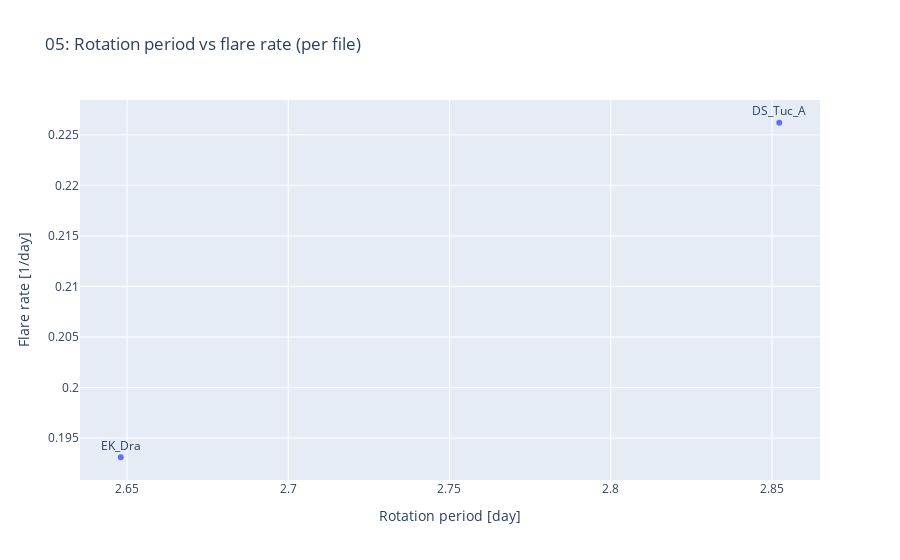

This figure's notebook cell:
### Code cell
if "df_star" not in globals():
    print("先に上のセルを実行して df_star を作成してください。")
else:
    fig_scatter = px.scatter(
        df_star,
        x="per",
        y="flare_ratio",
        text="star",
        labels={"per": "Rotation period [day]", "flare_ratio": "Flare rate [1/day]"},
        title="05: Rotation period vs flare rate (per file)",
    )
    fig_scatter.update_traces(textposition="top center")
    fig_scatter.show()

### Figure 1 — Plotly figure (JSON) as saved in the notebook; plotly's stock layout.template omitted (floating-point values rounded to 4 significant figures)
{"data": [{"hovertemplate": "Rotation period [day]=%{x}<br>Flare rate [1/day]=%{y}<br>star=%{text}<extra></extra>", "legendgroup": "", "marker": {"color": "#636efa", "symbol": "circle"}, "mode": "markers+text", "name": "", "orientation": "v", "showlegend": false, "text": ["EK_Dra", "DS_Tuc_A"], "textposition": "top center", "type": "scatter", "x": [2.648, 2.852], "xaxis": "x", "y": [0.1931, 0.2262], "yaxis": "y"}], "layout": {"legend": {"tracegroupgap": 0}, "title": {"text": "05: Rotation period vs flare rate (per file)"}, "xaxis": {"anchor": "y", "domain": [0, 1], "title": {"text": "Rotation period [day]"}}, "yaxis": {"anchor": "x", "domain": [0, 1], "title": {"text": "Flare rate [1/day]"}}}}
